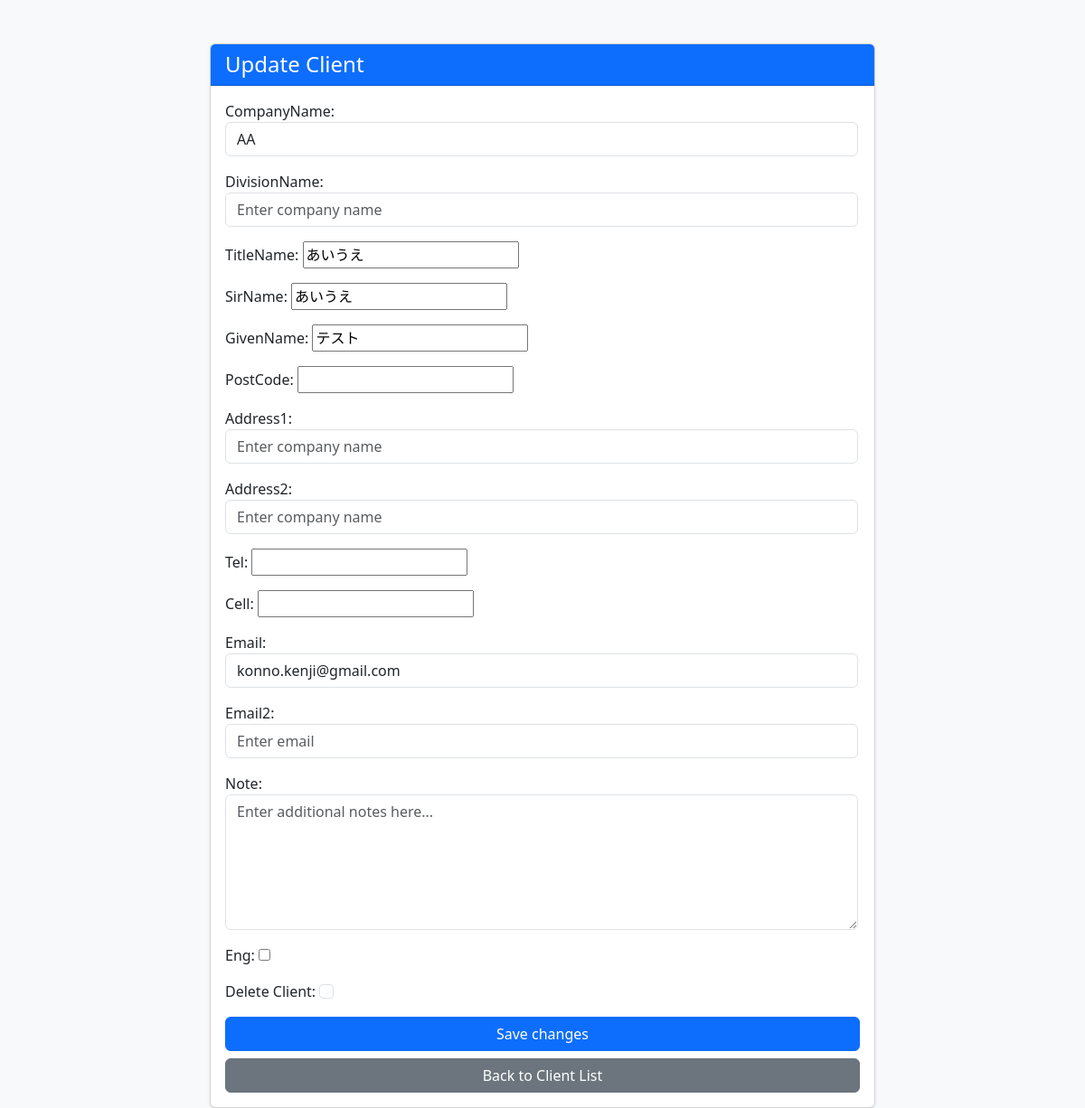
The app's page /client/update/94/ with its own data.
### clientmanage/models.py (models this page shows, shortened)
class Client(models.Model):
    companyName = models.CharField(max_length=100)
    divisionName = models.CharField(max_length=100, blank=True, null=True)
    titleName = models.CharField(max_length=100, blank=True, null=True)
    sirName = models.CharField(max_length=100, blank=True, null=True)
    givenName = models.CharField(max_length=100, blank=True, null=True)
    postCode = models.CharField(max_length=20, blank=True, null=True)
    address1 = models.CharField(max_length=100, blank=True, null=True)
    address2 = models.CharField(max_length=100, blank=True, null=True)
    tel = models.CharField(max_length=100, blank=True, null=True)
    cell = models.CharField(max_length=100, blank=True, null=True)
    email = models.EmailField(blank=True, null=True)
    email2 = models.EmailField(blank=True, null=True)
    note = models.CharField(max_length=200, blank=True, null=True)
    emailSend = models.BooleanField(default=False)
    emailSendStamp = models.DateTimeField(blank=True, null=True)
    eng = models.BooleanField(default=False)
    class Meta:
        ordering = ('companyName',)

### clientmanage/views.py (the view)
# urls.py: path('client/update/<int:pk>/', views.ClientUpdateView.as_view(), name='client_update'),  # Update view URL
class ClientUpdateView(UpdateView):
    model = Client
    form_class = ClientForm
    template_name = 'clientmanage/client_form.html'  # Template for editing a client
    context_object_name = 'client'
    success_url = reverse_lazy('clientmanage:client_list')  # Redirect to the client list after successful update
    def get_object(self):
        return get_object_or_404(Client, pk=self.kwargs.get('pk'))

### clientmanage/templates/clientmanage/client_form.html (shortened to what this page needs)
<!DOCTYPE html>
<html lang="en">
<head>
    <link href="https://cdn.jsdelivr.net/npm/bootstrap@5.3.3/dist/css/bootstrap.min.css" rel="stylesheet">
</head>
<body class="bg-light">
    <div class="container mt-5">
        <div class="row justify-content-center">
            <div class="col-md-8">
                <div class="card shadow-sm">
                    <div class="card-header bg-primary text-white">
                        <h2 class="h4 mb-0">Update Client</h2>
                    </div>
                    <div class="card-body">
                        <form method="post" class="needs-validation" novalidate>
                            {{ form.as_p }}
                            <div class="d-grid gap-2">
                                <button type="submit" class="btn btn-primary">Save changes</button>
                                <a href="{% url 'clientmanage:client_list' %}" class="btn btn-secondary">Back to Client List</a>
                            </div>
                        </form>
                    </div>
                </div>
            </div>
        </div>
    </div>
</body>
</html>

### records on screen
Client: companyName "AA", titleName "あいうえ", sirName "あいうえ", givenName "テスト", email "konno.kenji@gmail.com"
